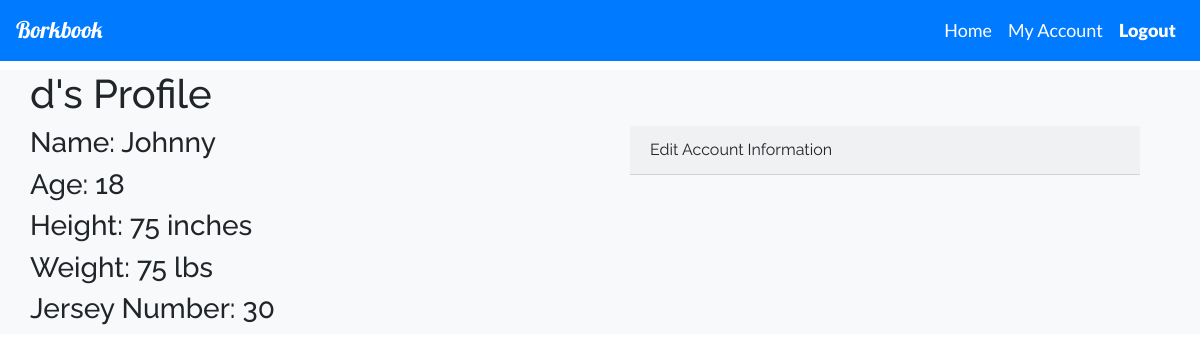
Screenshot of /account (signed in) with the database file from the repository.
### tables this page shows
CREATE TABLE users(username TEXT PRIMARY KEY, password TEXT, team_ids TEXT, player_name TEXT, player_age INT, player_height INT, player_weight INT, player_jersey INT);

### __init__.py (the view)
@app.route('/account', methods=['GET'])
def account():
    if 'username' not in session:
        return redirect(url_for('landing'))
    username = session['username']
    userInfo = database.getUser(username)
    print(userInfo)
    name, age, height, weight, jersey = userInfo[3], userInfo[4], userInfo[5], userInfo[6], userInfo[7]
    return render_template('account.html', username = username, name = name, age = age, height = height, weight = weight, jersey = jersey, isownacc = 'yes')

### util/database.py (called while the page is built)
def getUser(inputusername):
    db = sqlite3.connect(DB_FILE)
    c = db.cursor()
    c.execute("SELECT username, password, team_ids, player_name, player_age, player_height, player_weight, player_jersey FROM users WHERE username = ?", (inputusername,))
    selectedVal = c.fetchone()
    db.commit()
    db.close()
    return selectedVal

### templates/account.html (shortened to what this page needs)
{% extends "base.html" %}
{% block body %}
<div class="container-fluid bg-light mt-0">
    <div class="container">
        <div class="row">
            <h1> {{username}}'s Profile </h1>
        </div>
        <div class="row">
            <div class="col md-6">
                <div class="row">
                    <h3>Name: {{name}} </h3>
                </div>
                <div class="row">
                    <h3> Age: {{age}} </h3>
                </div>
                <div class="row">
                    <h3> Height: {{height}} </h3>
                </div>
                <div class="row">
                    <h3> Weight: {{weight}} </h3>
                </div>
                <div class="row">
                    <h3> Jersey Number: {{jersey}} </h3>
                </div>
            </div>
            <div class="col md-6">
                {% if isownacc == "yes" %}
                <div class="col md-6>"
                    <div class="card m-1">
                        <div class="card-header" id="editName" data-toggle="collapse" data-target="#accountForm"
                            aria-expanded="true" aria-controls="accountForm">
                            <text>Edit Account Information</text>
                        </div>
                    </div>
                </div>
            </div>
        </div>
      {% endif %}
    </div>
{% endblock %}

### static/main.css (style rules this page uses)
body { padding-top: 70px; font-family: "Raleway"; }

### rows the page displays
users: player_name "Johnny", player_height "75 inches", player_weight "75 lbs"

### other values shown
{{ username }} "d"
{{ age }} "18"
{{ jersey }} "30"
